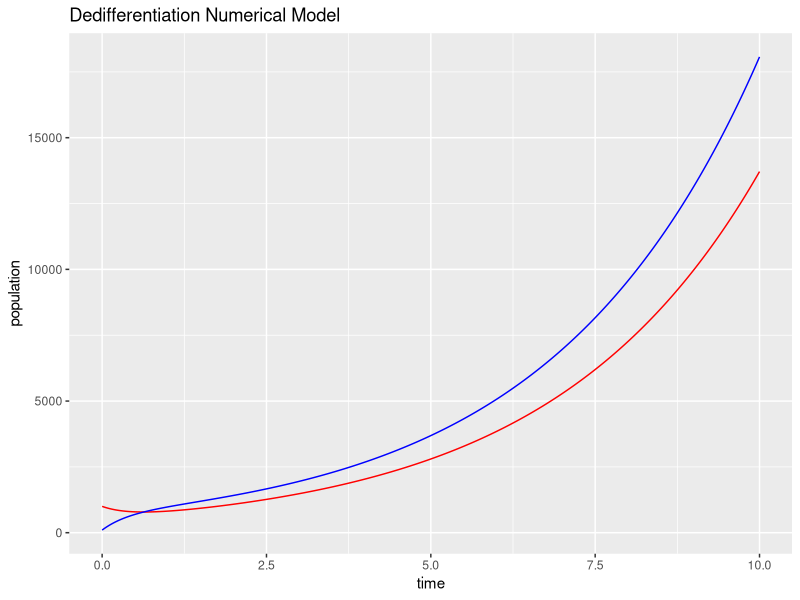

Write R code to recreate this figure.
# install.packages('deSolve')

library(deSolve) 
# This is a didifferentiation model of cell lineage for ode model

state <- c(X0 = 1000, X1 =100)
# X0 - stem cell
# X1 - differentiated cell

parameters <- c(p = 1,gamma = 1, v0 = 1 , v1 =0.2, d0 = 0, d1 =0.4 , r1 =1)
# (p = 1,gamma = 1, v0 = 1 , v1 =0.2, d0 = 0, d1 =0.4 , r1 =1) #i.case1
# (p = 1,gamma = 1, v0 = 1 , v1 =0.2, d0 = 0, d1 =0.6 , r1 =0.1) #i.case2

# (p = 1,gamma = 1, v0 = 1 , v1 =0.1, d0 = 0.1, d1 =1 , r1 =0) #ii.case1
# (p = 1,gamma = 1, v0 = 1 , v1 =0.1, d0 = 0.1, d1 =11 , r1 =0) #ii.case1

# (p = 1,gamma = 1, v0 = 1 , v1 =0.5, d0 = 0.1, d1 =1 , r1 =0.2) #iii.case1
# (p = 1,gamma = 1, v0 = 1 , v1 =2, d0 = 15, d1 =11 , r1 =1.1) #iii.case3

# p - self renewal probability: feedback = p/(1+gamma*X1)
# v0 - division rate for X0
# v1 - division rate for X1
# d0 - death rate for X0
# d1 - death rate for X1
# r1 - dedifferentiation rate 

times <- seq(0, 10, by = 0.01)

Model <- function(t, state, parameters) {with(as.list(c(state, parameters)),
    {# rate of change 
      dX0 <- (2*p/(1+gamma*X1)-1)*v0*X0 - d0*X0 + r1*X1
      dX1 <- 2*(1-p/(1+gamma*X1))*v0*X0 + (v1-d1)*X1 - r1*X1
     # return the rate of change
      list(c(dX0, dX1))}) # end with(as.list ... 
}


out <- ode(y = state, times = times, func = Model, parms = parameters)

x <- out[,1] # time
y1 <- out[,2] # X0 population 
y2 <- out[,3] # X1 population
y3 <- out[,2]+out[,3]
df <- data.frame(x,y1,y2,y3)

require(ggplot2)
p <- ggplot(df, aes(x)) +                    
  geom_line(aes(y=y1), colour="red", show.legend= TRUE) + 
  geom_line(aes(y=y2), colour="blue", show.legend= TRUE) 
# + geom_line(aes(y=y3), colour="green", show.legend= TRUE)
 
p + labs(x = "time", y = "population", title = "Dedifferentiation Numerical Model") 
